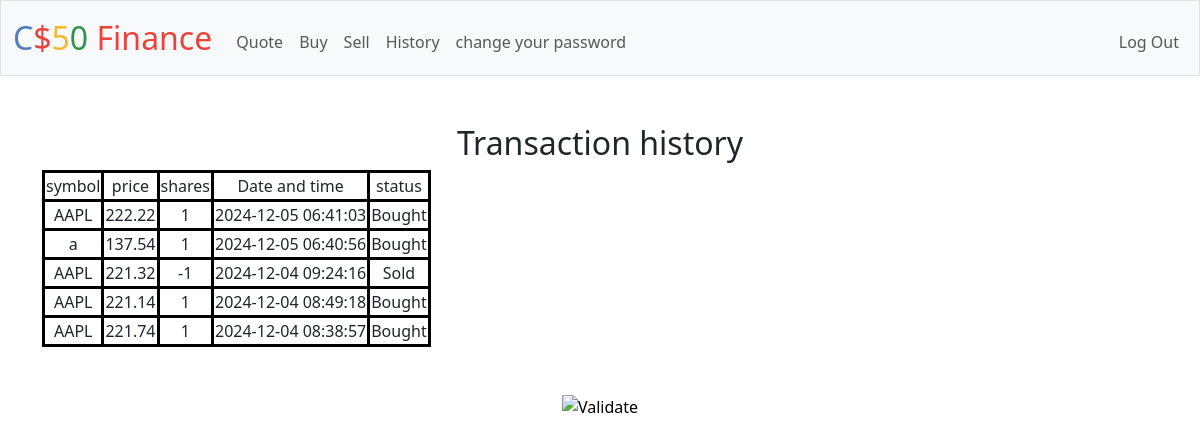
Screenshot of /history (signed in) with the database file from the repository.
### tables this page shows
CREATE TABLE transactions (id INTEGER PRIMARY KEY AUTOINCREMENT NOT NULL,user_id INTEGER NOT NULL, stock_name TEXT NOT NULL, stock_symbol TEXT NOT NULL, price NUMERIC NOT NULL, time TIMESTAMP DEFAULT CURRENT_TIMESTAMP, shares INTEGER NOT NULL, status TEXT, FOREIGN KEY (user_id) REFERENCES users (id));

### app.py (the view)
@app.route("/history")
@login_required
def history():
    user_id = session["user_id"]
    rows = db.execute("SELECT stock_symbol, price, shares, time, CASE WHEN shares > 0 THEN 'Bought' WHEN shares < 0 THEN 'Sold' ELSE 'invalid' END AS status FROM transactions WHERE user_id = ? ORDER BY time DESC", user_id)
    return render_template("history.html", rows=rows)

### app.py (called while the page is built)
@app.after_request
def after_request(response):
    response.headers["Cache-Control"] = "no-cache, no-store, must-revalidate"
    response.headers["Expires"] = 0
    response.headers["Pragma"] = "no-cache"
    return response

### helpers.py (called while the page is built)
def login_required(f):
    @wraps(f)
    def decorated_function(*args, **kwargs):
        if session.get("user_id") is None:
            return redirect("/login")
        return f(*args, **kwargs)
    return decorated_function

### templates/history.html (shortened to what this page needs)
{% extends "layout.html" %}
{% block main %}
    <h2>Transaction history</h2>
    <table>
        <tr>
            <td>symbol</td>
            <td>price</td>
            <td>shares</td>
            <td>Date and time</td>
            <td>status</td>
        </tr>
        {% for row in rows %}
        <tr>
            <td>{{row.stock_symbol}}</td>
            <td>{{row.price}}</td>
            <td>{{row.shares}}</td>
            <td>{{row.time}}</td>
            <td>{{row.status}}</td>
            {% endfor %}
        </tr>
    </table>
{% endblock %}

### static/styles.css (style rules this page uses)
table { border: solid black; }
tr { border: solid black; }
td { border: solid black; }

### rows the page displays
transactions: stock_symbol "AAPL", price "222.22", shares "1", time "2024-12-05 06:41:03", status "Bought"
transactions: stock_symbol "a", price "137.54", shares "1", time "2024-12-05 06:40:56", status "Bought"
transactions: stock_symbol "AAPL", price "221.32", shares "-1", time "2024-12-04 09:24:16", status "Sold"
transactions: stock_symbol "AAPL", price "221.14", shares "1", time "2024-12-04 08:49:18", status "Bought"
transactions: stock_symbol "AAPL", price "221.74", shares "1", time "2024-12-04 08:38:57", status "Bought"
